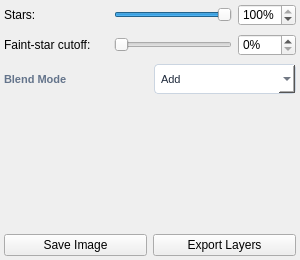
<?xml version="1.0" encoding="UTF-8"?>
<ui version="4.0">
 <class>FinishRecombineSettings</class>
 <widget class="QWidget" name="FinishRecombineSettings">
  <property name="geometry">
   <rect>
    <x>0</x>
    <y>0</y>
    <width>300</width>
    <height>260</height>
   </rect>
  </property>
  <property name="styleSheet">
   <string notr="true">QLabel#lbl_fin_mode {
    font-size: 11px;
    font-weight: 500;
    color: #64748b;
}
QComboBox#combo_star_blend_mode {
    background-color: #ffffff;
    border: 1px solid #cbd5e1;
    border-radius: 4px;
    padding: 2px 6px;
    font-size: 11px;
    color: #1e293b;
    min-height: 20px;
    max-height: 24px;
}
QComboBox#combo_star_blend_mode:focus {
    border: 1px solid #0369a1;
    outline: none;
}</string>
  </property>
  <layout class="QVBoxLayout" name="layout">
   <property name="spacing">
    <number>8</number>
   </property>
   <property name="leftMargin">
    <number>4</number>
   </property>
   <property name="topMargin">
    <number>4</number>
   </property>
   <property name="rightMargin">
    <number>4</number>
   </property>
   <property name="bottomMargin">
    <number>4</number>
   </property>
   <item>
    <layout class="QHBoxLayout" name="star_amount_row">
     <property name="spacing">
      <number>6</number>
     </property>
     <item>
      <widget class="QLabel" name="lbl_star_amount_title">
       <property name="minimumSize">
        <size>
         <width>104</width>
         <height>0</height>
        </size>
       </property>
       <property name="maximumSize">
        <size>
         <width>104</width>
         <height>16777215</height>
        </size>
       </property>
       <property name="text">
        <string>Stars:</string>
       </property>
       <property name="buddy">
        <cstring>spin_star_amount</cstring>
       </property>
      </widget>
     </item>
     <item>
      <widget class="QSlider" name="slider_star_amount">
       <property name="minimumSize">
        <size>
         <width>60</width>
         <height>0</height>
        </size>
       </property>
       <property name="orientation">
        <enum>Qt::Orientation::Horizontal</enum>
       </property>
       <property name="minimum">
        <number>0</number>
       </property>
       <property name="maximum">
        <number>100</number>
       </property>
       <property name="singleStep">
        <number>1</number>
       </property>
       <property name="pageStep">
        <number>10</number>
       </property>
       <property name="value">
        <number>100</number>
       </property>
       <property name="tracking">
        <bool>true</bool>
       </property>
      </widget>
     </item>
     <item>
      <widget class="QSpinBox" name="spin_star_amount">
       <property name="maximumSize">
        <size>
         <width>62</width>
         <height>16777215</height>
        </size>
       </property>
       <property name="accessibleName">
        <string>Stars</string>
       </property>
       <property name="styleSheet">
        <string notr="true"/>
       </property>
       <property name="suffix">
        <string>%</string>
       </property>
       <property name="minimum">
        <number>0</number>
       </property>
       <property name="maximum">
        <number>100</number>
       </property>
       <property name="singleStep">
        <number>1</number>
       </property>
       <property name="value">
        <number>100</number>
       </property>
      </widget>
     </item>
    </layout>
   </item>
   <item>
    <layout class="QHBoxLayout" name="star_threshold_row">
     <property name="spacing">
      <number>6</number>
     </property>
     <item>
      <widget class="QLabel" name="lbl_star_threshold_title">
       <property name="minimumSize">
        <size>
         <width>104</width>
         <height>0</height>
        </size>
       </property>
       <property name="maximumSize">
        <size>
         <width>104</width>
         <height>16777215</height>
        </size>
       </property>
       <property name="text">
        <string>Faint-star cutoff:</string>
       </property>
       <property name="buddy">
        <cstring>spin_star_threshold</cstring>
       </property>
      </widget>
     </item>
     <item>
      <widget class="QSlider" name="slider_star_threshold">
       <property name="minimumSize">
        <size>
         <width>60</width>
         <height>0</height>
        </size>
       </property>
       <property name="orientation">
        <enum>Qt::Orientation::Horizontal</enum>
       </property>
       <property name="minimum">
        <number>0</number>
       </property>
       <property name="maximum">
        <number>50</number>
       </property>
       <property name="singleStep">
        <number>1</number>
       </property>
       <property name="pageStep">
        <number>5</number>
       </property>
       <property name="value">
        <number>0</number>
       </property>
       <property name="tracking">
        <bool>true</bool>
       </property>
       <property name="toolTip">
        <string>Higher values remove fainter stars. Drag for 0–50%; enter up to 100% in the number field.</string>
       </property>
      </widget>
     </item>
     <item>
      <widget class="QSpinBox" name="spin_star_threshold">
       <property name="maximumSize">
        <size>
         <width>62</width>
         <height>16777215</height>
        </size>
       </property>
       <property name="accessibleName">
        <string>Faint-star cutoff</string>
       </property>
       <property name="toolTip">
        <string>Higher values remove fainter stars. 0% keeps all stars; 100% removes all stars.</string>
       </property>
       <property name="styleSheet">
        <string notr="true"/>
       </property>
       <property name="suffix">
        <string>%</string>
       </property>
       <property name="minimum">
        <number>0</number>
       </property>
       <property name="maximum">
        <number>100</number>
       </property>
       <property name="singleStep">
        <number>1</number>
       </property>
       <property name="value">
        <number>0</number>
       </property>
      </widget>
     </item>
    </layout>
   </item>
   <item>
    <layout class="QHBoxLayout" name="fin_mode_layout">
     <item>
      <widget class="QLabel" name="lbl_fin_mode">
       <property name="text">
        <string>Blend Mode</string>
       </property>
      </widget>
     </item>
     <item>
      <widget class="QComboBox" name="combo_star_blend_mode">
       <item>
        <property name="text">
         <string>Add</string>
        </property>
       </item>
       <item>
        <property name="text">
         <string>Screen</string>
        </property>
       </item>
      </widget>
     </item>
    </layout>
   </item>
   <item>
    <widget class="QLabel" name="lbl_status">
     <property name="text">
      <string/>
     </property>
     <property name="wordWrap">
      <bool>true</bool>
     </property>
    </widget>
   </item>
   <item>
    <layout class="QHBoxLayout" name="actions_layout">
     <property name="spacing">
      <number>6</number>
     </property>
     <item>
      <widget class="QPushButton" name="btn_save_output">
       <property name="cursor">
        <cursorShape>PointingHandCursor</cursorShape>
       </property>
       <property name="text">
        <string>Save Image</string>
       </property>
      </widget>
     </item>
     <item>
      <widget class="QPushButton" name="btn_export_layers">
       <property name="cursor">
        <cursorShape>PointingHandCursor</cursorShape>
       </property>
       <property name="toolTip">
        <string>Export separated and finished layers to disk. Stars is positive-only (the internal Add negative correction is not exported), so external layer recombination or JPEG export may not reconstruct the source exactly.</string>
       </property>
       <property name="text">
        <string>Export Layers</string>
       </property>
      </widget>
     </item>
    </layout>
   </item>
  </layout>
 </widget>
 <resources>
  <include location="resources.qrc"/>
 </resources>
 <connections/>
</ui>
